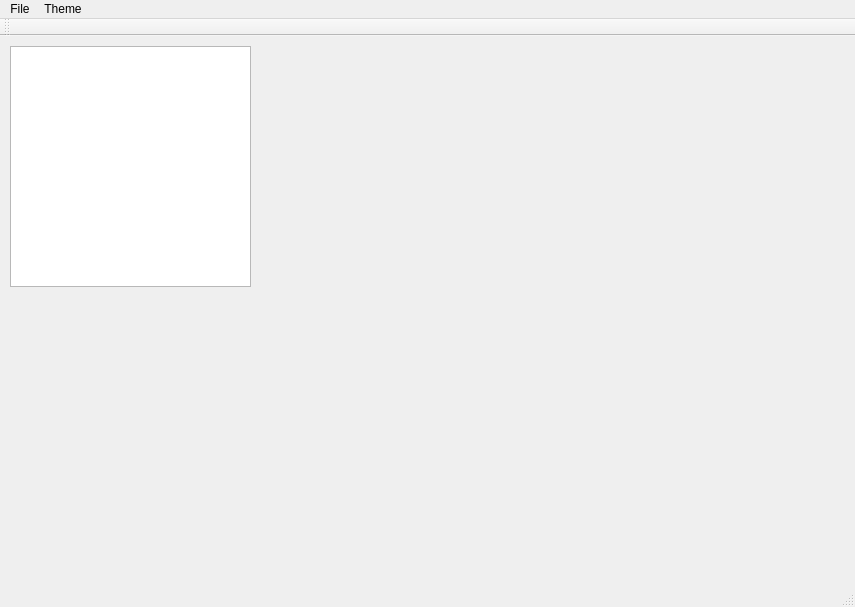
<?xml version="1.0" encoding="UTF-8"?>
<ui version="4.0">
 <class>ShapeDrawClass</class>
 <widget class="QMainWindow" name="ShapeDrawClass">
  <property name="geometry">
   <rect>
    <x>0</x>
    <y>0</y>
    <width>855</width>
    <height>607</height>
   </rect>
  </property>
  <property name="windowTitle">
   <string>ShapeDraw</string>
  </property>
  <widget class="QWidget" name="centralWidget">
   <widget class="QListWidget" name="treeTOC">
    <property name="geometry">
     <rect>
      <x>10</x>
      <y>10</y>
      <width>241</width>
      <height>241</height>
     </rect>
    </property>
   </widget>
  </widget>
  <widget class="QMenuBar" name="menuBar">
   <property name="geometry">
    <rect>
     <x>0</x>
     <y>0</y>
     <width>855</width>
     <height>19</height>
    </rect>
   </property>
   <widget class="QMenu" name="menuFile">
    <property name="title">
     <string>File</string>
    </property>
    <addaction name="actionExit"/>
   </widget>
   <widget class="QMenu" name="menuTheme">
    <property name="title">
     <string>Theme</string>
    </property>
    <addaction name="actionAdd"/>
    <addaction name="actionConvert"/>
    <addaction name="separator"/>
    <addaction name="actionClear"/>
   </widget>
   <addaction name="menuFile"/>
   <addaction name="menuTheme"/>
  </widget>
  <widget class="QToolBar" name="mainToolBar">
   <attribute name="toolBarArea">
    <enum>TopToolBarArea</enum>
   </attribute>
   <attribute name="toolBarBreak">
    <bool>false</bool>
   </attribute>
  </widget>
  <widget class="QStatusBar" name="statusBar"/>
  <action name="actionExit">
   <property name="text">
    <string>Exit</string>
   </property>
  </action>
  <action name="actionAdd">
   <property name="text">
    <string>Add...</string>
   </property>
  </action>
  <action name="actionConvert">
   <property name="text">
    <string>Convert...</string>
   </property>
  </action>
  <action name="actionClear">
   <property name="text">
    <string>Clear All Data</string>
   </property>
  </action>
 </widget>
 <layoutdefault spacing="6" margin="11"/>
 <resources>
  <include location="shapedraw.qrc"/>
 </resources>
 <connections/>
</ui>
